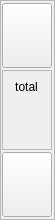
                  <widget class="QFrame" name="frame_dealer_total">
                   <property name="minimumSize">
                    <size>
                     <width>55</width>
                     <height>220</height>
                    </size>
                   </property>
                   <property name="maximumSize">
                    <size>
                     <width>55</width>
                     <height>220</height>
                    </size>
                   </property>
                   <property name="styleSheet">
                    <string notr="true"/>
                   </property>
                   <property name="frameShape">
                    <enum>QFrame::Shape::StyledPanel</enum>
                   </property>
                   <property name="frameShadow">
                    <enum>QFrame::Shadow::Raised</enum>
                   </property>
                   <layout class="QVBoxLayout" name="verticalLayout_7">
                    <property name="spacing">
                     <number>0</number>
                    </property>
                    <property name="leftMargin">
                     <number>0</number>
                    </property>
                    <property name="topMargin">
                     <number>0</number>
                    </property>
                    <property name="rightMargin">
                     <number>0</number>
                    </property>
                    <property name="bottomMargin">
                     <number>0</number>
                    </property>
                    <item alignment="Qt::AlignmentFlag::AlignHCenter">
                     <widget class="QPushButton" name="button_deck_2">
                      <property name="minimumSize">
                       <size>
                        <width>50</width>
                        <height>65</height>
                       </size>
                      </property>
                      <property name="maximumSize">
                       <size>
                        <width>50</width>
                        <height>65</height>
                       </size>
                      </property>
                      <property name="cursor">
                       <cursorShape>ArrowCursor</cursorShape>
                      </property>
                      <property name="styleSheet">
                       <string notr="true">#button_deck {
background-color: transparent;
border: none;

}</string>
                      </property>
                      <property name="text">
                       <string/>
                      </property>
                      <property name="icon">
                       <iconset resource="resources.qrc">
                        <normaloff>:/deck/card-deck.png</normaloff>:/deck/card-deck.png</iconset>
                      </property>
                      <property name="iconSize">
                       <size>
                        <width>65</width>
                        <height>65</height>
                       </size>
                      </property>
                     </widget>
                    </item>
                    <item alignment="Qt::AlignmentFlag::AlignHCenter">
                     <widget class="QFrame" name="frame_dealer_total_inner">
                      <property name="minimumSize">
                       <size>
                        <width>50</width>
                        <height>80</height>
                       </size>
                      </property>
                      <property name="maximumSize">
                       <size>
                        <width>50</width>
                        <height>80</height>
                       </size>
                      </property>
                      <property name="styleSheet">
                       <string notr="true"/>
                      </property>
                      <property name="frameShape">
                       <enum>QFrame::Shape::StyledPanel</enum>
                      </property>
                      <property name="frameShadow">
                       <enum>QFrame::Shadow::Raised</enum>
                      </property>
                      <layout class="QVBoxLayout" name="verticalLayout_16">
                       <property name="spacing">
                        <number>0</number>
                       </property>
                       <property name="leftMargin">
                        <number>0</number>
                       </property>
                       <property name="topMargin">
                        <number>0</number>
                       </property>
                       <property name="rightMargin">
                        <number>0</number>
                       </property>
                       <property name="bottomMargin">
                        <number>0</number>
                       </property>
                       <item>
                        <spacer name="verticalSpacer_13">
                         <property name="orientation">
                          <enum>Qt::Orientation::Vertical</enum>
                         </property>
                         <property name="sizeHint" stdset="0">
                          <size>
                           <width>20</width>
                           <height>40</height>
                          </size>
                         </property>
                        </spacer>
                       </item>
                       <item alignment="Qt::AlignmentFlag::AlignHCenter">
                        <widget class="QLabel" name="label_dealer_total_text">
                         <property name="maximumSize">
                          <size>
                           <width>60</width>
                           <height>16777215</height>
                          </size>
                         </property>
                         <property name="styleSheet">
                          <string notr="true">#label_stand{
	font: 13pt &quot;Forte&quot;;
	color: rgba(255,255,255,150);
	background-color: transparent;
}</string>
                         </property>
                         <property name="text">
                          <string>total</string>
                         </property>
                         <property name="alignment">
                          <set>Qt::AlignmentFlag::AlignCenter</set>
                         </property>
                        </widget>
                       </item>
                       <item alignment="Qt::AlignmentFlag::AlignHCenter">
                        <widget class="QLabel" name="label_dealer_total">
                         <property name="minimumSize">
                          <size>
                           <width>45</width>
                           <height>45</height>
                          </size>
                         </property>
                         <property name="maximumSize">
                          <size>
                           <width>45</width>
                           <height>45</height>
                          </size>
                         </property>
                         <property name="styleSheet">
                          <string notr="true"/>
                         </property>
                         <property name="text">
                          <string/>
                         </property>
                         <property name="scaledContents">
                          <bool>true</bool>
                         </property>
                         <property name="alignment">
                          <set>Qt::AlignmentFlag::AlignCenter</set>
                         </property>
                        </widget>
                       </item>
                       <item>
                        <spacer name="verticalSpacer_14">
                         <property name="orientation">
                          <enum>Qt::Orientation::Vertical</enum>
                         </property>
                         <property name="sizeHint" stdset="0">
                          <size>
                           <width>20</width>
                           <height>40</height>
                          </size>
                         </property>
                        </spacer>
                       </item>
                      </layout>
                     </widget>
                    </item>
                    <item alignment="Qt::AlignmentFlag::AlignHCenter">
                     <widget class="QPushButton" name="button_deck_6">
                      <property name="minimumSize">
                       <size>
                        <width>50</width>
                        <height>65</height>
                       </size>
                      </property>
                      <property name="maximumSize">
                       <size>
                        <width>50</width>
                        <height>65</height>
                       </size>
                      </property>
                      <property name="cursor">
                       <cursorShape>ArrowCursor</cursorShape>
                      </property>
                      <property name="styleSheet">
                       <string notr="true">#button_deck {
background-color: transparent;
border: none;

}</string>
                      </property>
                      <property name="text">
                       <string/>
                      </property>
                      <property name="icon">
                       <iconset resource="resources.qrc">
                        <normaloff>:/deck/card-deck.png</normaloff>:/deck/card-deck.png</iconset>
                      </property>
                      <property name="iconSize">
                       <size>
                        <width>65</width>
                        <height>65</height>
                       </size>
                      </property>
                     </widget>
                    </item>
                   </layout>
                  </widget>
